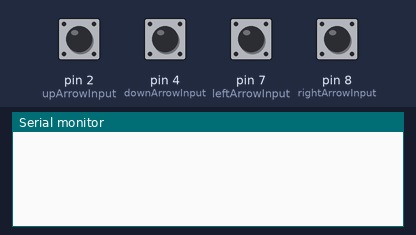
Recording of a sketch running on a simulated Arduino Leonardo, built with avr-gcc and run on an emulated ATmega32U4. Shown: the last lines printed to the serial monitor. The inputs (shaded band) are chosen by the test bench; at power-on: pin 2 (upArrowInput), pin 4 (downArrowInput), pin 7 (leftArrowInput), pin 8 (rightArrowInput) HIGH. USB keyboard and mouse output is not drawn.

Above: at 1.2 s.
1.3 s: pin 2 (upArrowInput) pulled LOW for 0.15 s
At 2.1 s:
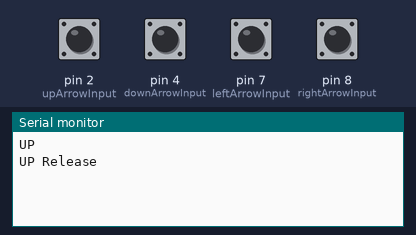
2.9 s: pin 4 (downArrowInput) pulled LOW for 0.15 s
At 4.2 s:
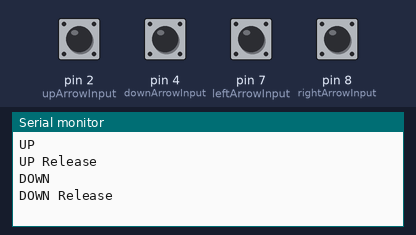
4.5 s: pin 7 (leftArrowInput) pulled LOW for 0.15 s
At 5.7 s:
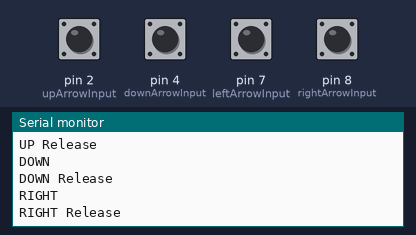
6.1 s: pin 8 (rightArrowInput) pulled LOW for 0.15 s
At 7.0 s:
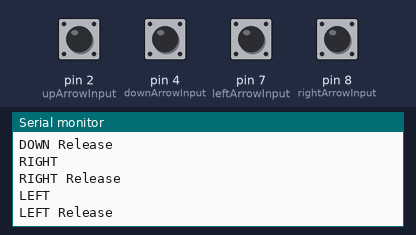

The sketch:

ddr_input.ino
```cpp
#include <Keyboard.h>

int upArrowState = HIGH;
int previousUp = HIGH;
const int upArrowInput = 2;

int downArrowState = HIGH;
int previousDown = HIGH;
const int downArrowInput = 4;

int leftArrowState = HIGH;
int previousRight = HIGH;
const int leftArrowInput = 7;

int rightArrowState = HIGH;
int previousLeft = HIGH;
const int rightArrowInput = 8;

void setup() {
  Serial.begin(9600);
  pinMode(upArrowInput, INPUT_PULLUP);
  pinMode(downArrowInput, INPUT_PULLUP);
  pinMode(leftArrowInput, INPUT_PULLUP);
  pinMode(rightArrowInput, INPUT_PULLUP);
  Keyboard.begin();
}

void loop() {
  previousUp = upArrowState;
  upArrowState = digitalRead(upArrowInput);

  previousDown = downArrowState;
  downArrowState = digitalRead(downArrowInput);

  previousRight = rightArrowState;
  rightArrowState = digitalRead(leftArrowInput);

  previousLeft = leftArrowState;
  leftArrowState = digitalRead(rightArrowInput);

  // We had a switch from HIGH -> LOW aka the arrow was released
  if (upArrowState == HIGH  && previousUp == LOW) {
    Keyboard.release(KEY_UP_ARROW);
    Serial.println("UP Release");
  } else if (upArrowState == LOW && previousUp == HIGH) {
    // We had a switch from LOW -> HIGH aka the arrow was pressed
    Serial.println("UP");
    Keyboard.press(KEY_UP_ARROW);
  }

  if (downArrowState == HIGH  && previousDown == LOW) {
    Keyboard.release(KEY_DOWN_ARROW);
    Serial.println("DOWN Release");
  } else if (downArrowState == LOW && previousDown == HIGH) {
    Serial.println("DOWN");
    Keyboard.press(KEY_DOWN_ARROW);
  }

  if (rightArrowState == HIGH  && previousRight == LOW) {
    Keyboard.release(KEY_RIGHT_ARROW);
    Serial.println("RIGHT Release");
  } else if (rightArrowState == LOW && previousRight == HIGH) {
    Serial.println("RIGHT");
    Keyboard.press(KEY_RIGHT_ARROW);
  }

  if (leftArrowState == HIGH  && previousLeft == LOW) {
    Keyboard.release(KEY_LEFT_ARROW);
    Serial.println("LEFT Release");
  } else if (leftArrowState == LOW && previousLeft == HIGH) {
    Serial.println("LEFT");
    Keyboard.press(KEY_LEFT_ARROW);
  }

  if (leftArrowState == LOW || rightArrowState == LOW || upArrowState == LOW || downArrowState == LOW) {
    // Light up out L led on the arduino
    digitalWrite(13, HIGH);
  } else if (leftArrowState == HIGH && rightArrowState == HIGH && upArrowState == HIGH && downArrowState == HIGH) {
    digitalWrite(13, LOW);
  }
}
```

Measured:
- after the input at 1.3 s, the serial monitor: prints a new line at once (image 1)
- after the input at 2.9 s, the serial monitor: prints a new line at once (image 2)
- after the input at 4.5 s, the serial monitor: prints a new line at once (image 3)
- after the input at 6.1 s, the serial monitor: prints a new line at once (image 4)
